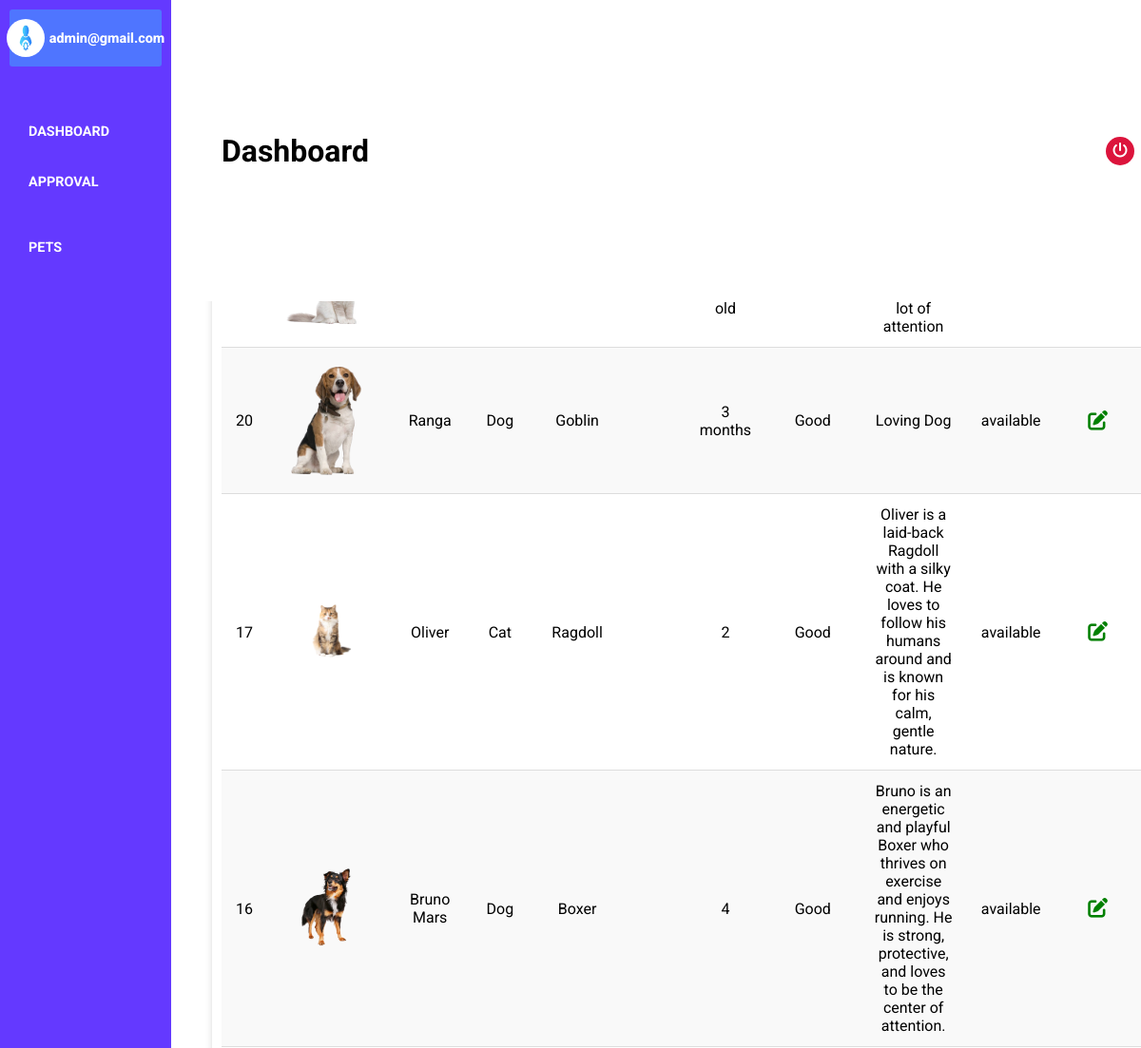
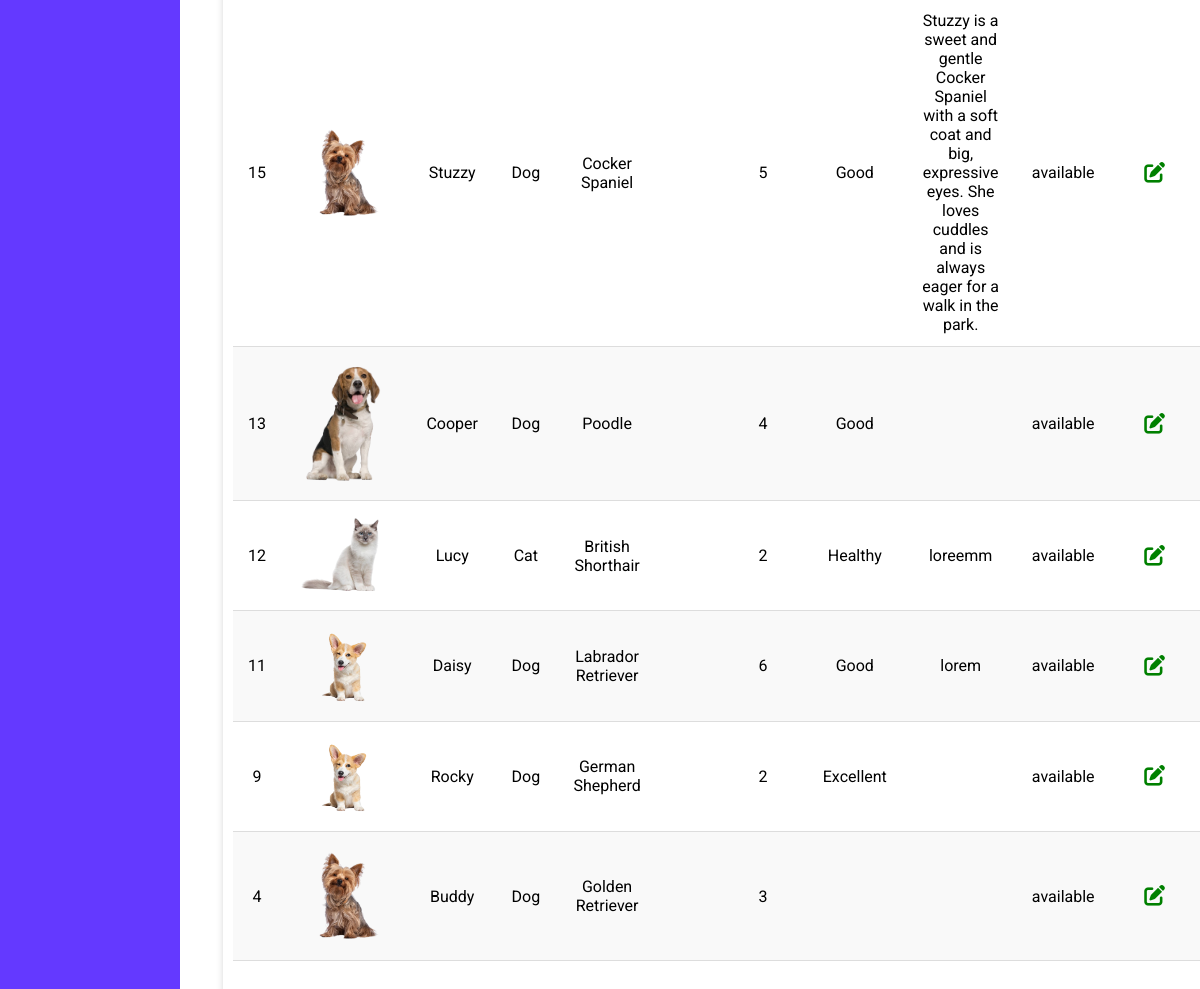
/admin/pet-list.php (signed in), run on the app's committed database (2 pictures, top to bottom).
### tables this page shows
CREATE TABLE `pets` (
  `id` int(11) NOT NULL,
  `pet_name` varchar(50) DEFAULT NULL,
  `pet_type` varchar(255) NOT NULL,
  `pet_breed` varchar(50) DEFAULT NULL,
  `pet_sex` varchar(255) NOT NULL,
  `pet_age` varchar(255) DEFAULT NULL,
  `pet_description` varchar(255) NOT NULL,
  `pet_condition` varchar(255) NOT NULL,
  `pet_status` enum('available','waiting','approved') DEFAULT 'available',
  `image` varchar(255) NOT NULL
);

### admin/pet-list.php (the view, shortened to what this page needs)
<?php
include '../database/database.php';
$sql = "SELECT * FROM pets WHERE pet_status ='available' ORDER BY id DESC";
$result = mysqli_query($conn, $sql);
?>
<!DOCTYPE html>
<html lang="en">
<head>
    <link rel="stylesheet" href="admin-css/admin-css.css">
    <link rel="stylesheet" href="https://cdnjs.cloudflare.com/ajax/libs/font-awesome/6.6.0/css/all.min.css" />
</head>
<body>
    <div class="container">
        <?php include '../partials/side-bar.php'?>
        <div class="hero">
            <div class="hero-container">
                <div class="hero-header">
                    <h1>Dashboard</h1>
                    <div class="header-right-side">
                        <div class="logout-btn">
                            <a href="admin-logout.php"><i class="fa-solid fa-power-off"></i></a>
                        </div>
                    </div>
                </div>
                <div class="dashboard-body">
                    <h1>Pet List</h1>
                    <div class="pet-list">
                        <table>
                        <tr>         <th>ID</th>
                                    <th>Image</th>
                                    <th>Pet Name</th>
                                    <th>Type</th>
                                    <th>Breed</th>
                                    <th>Sex</th>
                                    <th>Age</th>
                                    <th>Condition</th>
                                    <th>Description</th>
                                    <th>Status</th>
                                    <th>Action</th>
                                </tr>
                            <tbody>
                              <?php  if(mysqli_num_rows($result) > 0) :?>
                                <?php while($row = mysqli_fetch_assoc($result)) :?>
                                <tr>
                                     <td><?= $row['id']; ?></td>
                                    <td>
                                    <img src="../image/pets/<?=$row['image'] ?>" alt="" style="width: 100px">
                                    </td>
                                    <td><?= $row['pet_name']; ?></td>
                                    <td><?= $row['pet_type']; ?></td>
                                    <td><?= $row['pet_breed']; ?></td>
                                    <td><?= $row['pet_sex']; ?></td>
                                    <td><?= $row['pet_age']; ?></td>
                                    <td><?= $row['pet_condition']; ?></td>
                                    <td><?= $row['pet_description']; ?></td>
                                    <td><?= $row['pet_status']; ?></td>
                                    <td>
                                        <div class="action-btn">
                                            <div class="edit-btn">
                                                <a href="admin-pet.php?edit_id=<?= $row['id']; ?>"><i class="fa-solid fa-pen-to-square"></i></a>
                                            </div>
                                            <div class="delete-btn">
                                            </div>
                                        </div>
                                    </td>
                                </tr>
                                <?php endwhile; ?>
                                <?php else:?>
                                    <p>No data found</p>
                                <?php endif; ?>
                            </tbody>
                        </table>
                    </div>
                </div>
</body>
</html>

### partials/side-bar.php (shortened to what this page needs)
<div class="side-bar">
    <div class="side-bar-header">
        <div class="image">
            <img src="../image/admin.png" alt="">
        </div>
        <span><?= htmlspecialchars($_SESSION['admin_email']); ?></span>
    </div>
    <div class="navbar">
        <nav>
            <ul class="nav-links">
                <li class="nav-links">
                    <a href="dashboard.php">Dashboard</a>
                </li>
                <li class="nav-links">
                    <a href="#" id="approval-toggle">Approval</a>
                </li>
                <li class="nav-links">
                    <a href="#" id="pets-toggle">Pets</a>
                </li>
            </ul>
        </nav>
    </div>
</div>

### admin/admin-css/admin-css.css (style rules this page uses)
* { margin: 0; padding: 0; box-sizing: border-box; }
body { font-family: "Roboto", sans-serif; scroll-behavior: smooth; overflow: hidden; overflow-y: scroll; }
.container { width: 100%; height: 100vh; display: flex; }
.side-bar { position: fixed; top: 0; left: 0; background-color: #6439FF; z-index: 999; height: 100vh; width: 15%; padding: 10px }
.side-bar-header { padding: 10px; border-radius: 3px; background: #4F75FF; color: white; font-weight: 800; text-align: center; font-size: .9rem; display: flex; align-items: center; justify-content: center; gap: 5px; }
.side-bar-header .image { border-radius: 50%; background-color: white; width: 40px; height: 40px; }
.side-bar-header .image img { width: 40px; height: 40px; }
.navbar { padding-top: 50px; padding-left: 10px; }
.nav-links { list-style: none; display: flex; flex-direction: column; gap: 1rem; }
.nav-links a { text-decoration: none; color: white; font-size: .9rem; transition: .3s; cursor: pointer; padding: 10px; font-weight: bold; text-transform: uppercase; }
.hero { width: 85%; height: 100vh; position: relative; left: 203px; }
.hero-container { width: 100%; height: 100vh; }
.hero-header { display: flex; align-items: center; justify-content: space-between; padding: 30px; position: fixed; background-color: white; width: 85%; height: 15vh; z-index: 999; }
.logout-btn { background-color: crimson; text-align: center; height: 30px; width: 30px; border-radius: 50%; display: grid; place-items: center; }
.logout-btn a { color: white; }
table { width: 100%; border-collapse: collapse; margin: 20px 0; background-color: #fff; border-radius: 8px; overflow: hidden; overflow-y: scroll; height: auto; }
th, td { padding: 12px 15px; text-align: left; }
th { background-color: #6439FF; color: #fff; font-weight: bold; text-align: center; }
td { border-bottom: 1px solid #ddd; text-align: center; }
tr:nth-child(even) { background-color: #f9f9f9; }
.dashboard-body { width: 100%; height: auto; display: flex; align-items: center; justify-content: center; flex-wrap: wrap; gap: 1rem; padding: 20px; padding-top: 100px; }
.pet-list { overflow: hidden; overflow-y: scroll; height: 100vh; width: 100%; box-shadow: 5px 5px 10px grey; padding: 10px; }
.action-btn { display: flex; align-items: center; justify-content: center; }
.action-btn .edit-btn, .action-btn .delete-btn { width: 60px; padding: 5px; }
.action-btn .edit-btn a { color: green; font-size: 1.3rem; }

### data on the page
pets: id "20", image (picture), pet_name "Ranga", pet_type "Dog", pet_breed "Goblin", pet_age "3 months", pet_condition "Good", pet_description "Loving Dog", pet_status "available"
pets: id "17", image (picture), pet_name "Oliver", pet_type "Cat", pet_breed "Ragdoll", pet_age "2", pet_condition "Good", pet_description "Oliver is a laid-back Ragdoll with a silky coat. He loves to follow his humans around and is known for his calm, gentle nature.", pet_status "available"
pets: id "16", image (picture), pet_name "Bruno Mars", pet_type "Dog", pet_breed "Boxer", pet_age "4", pet_condition "Good", pet_description "Bruno is an energetic and playful Boxer who thrives on exercise and enjoys running. He is strong, protective, and loves to be the center of attention.", pet_status "available"
pets: id "15", image (picture), pet_name "Stuzzy", pet_type "Dog", pet_breed "Cocker Spaniel", pet_age "5", pet_condition "Good", pet_description "Stuzzy is a sweet and gentle Cocker Spaniel with a soft coat and big, expressive eyes. She loves cuddles and is always eager for a walk in the park.", pet_status "available"
pets: id "13", image (picture), pet_name "Cooper", pet_type "Dog", pet_breed "Poodle", pet_age "4", pet_condition "Good", pet_status "available"
pets: id "12", image (picture), pet_name "Lucy", pet_type "Cat", pet_breed "British Shorthair", pet_age "2", pet_condition "Healthy", pet_description "loreemm", pet_status "available"
pets: id "11", image (picture), pet_name "Daisy", pet_type "Dog", pet_breed "Labrador Retriever", pet_age "6", pet_condition "Good", pet_description "lorem", pet_status "available"
pets: id "9", image (picture), pet_name "Rocky", pet_type "Dog", pet_breed "German Shepherd", pet_age "2", pet_condition "Excellent", pet_status "available"
pets: id "4", image (picture), pet_name "Buddy", pet_type "Dog", pet_breed "Golden Retriever", pet_age "3", pet_status "available"

### other printed values
$_SESSION['admin_email'] "admin@gmail.com"
